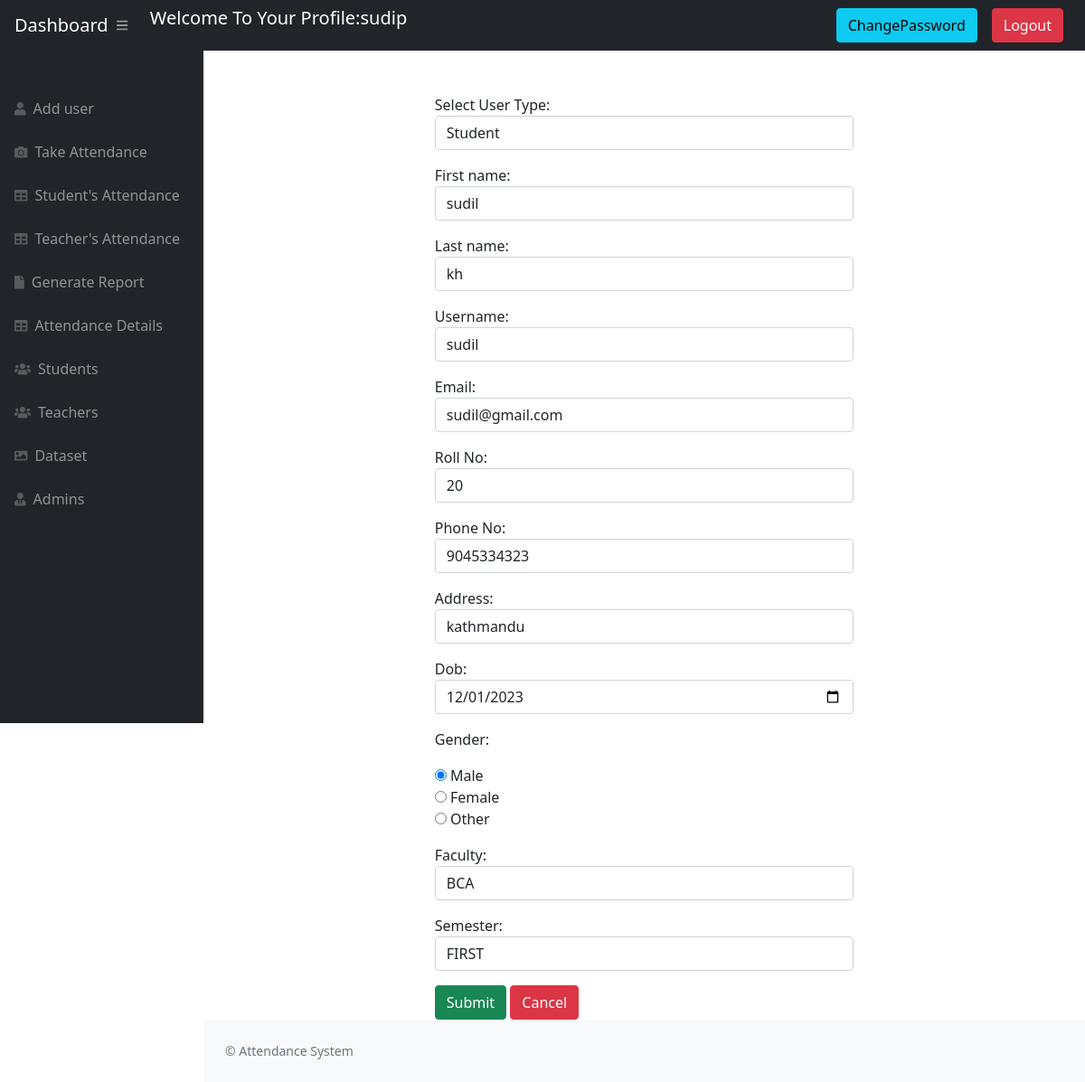
The page /UpdateStudent/39 (signed in) on the database its author committed.
### website/models.py (models this page shows)
class User(AbstractUser):
    USER_TYPE_CHOICES = [
        ('', 'Select User Type'),
        ('student', 'Student'),
        ('teacher', 'Teacher'),
        ('admin', 'Admin'),
    ]
    userType = models.CharField(max_length=10, choices=USER_TYPE_CHOICES)
    roll_num = models.CharField(max_length=10, unique=True)
    email = models.EmailField(unique=True)
    phone = models.CharField(max_length=50)
    address = models.CharField(max_length=50)
    dob = models.CharField(max_length=50)
    gender = models.CharField(max_length=50)
    faculty = models.CharField(max_length=50)
    semester = models.CharField(max_length=50, null=True)

### website/views.py (the view)
# urls.py: path('UpdateStudent/<int:pk>', views.Update_Stdrecord, name='UpdateStudent'),
@login_required(login_url='login_view')
def Update_Stdrecord(request, pk):
    if request.user.userType == 'admin':
        current_record = get_user_model().objects.get(id=pk)
        form = StudentUpdateForm(request.POST or None, instance=current_record)
        if form.is_valid():
            form.save()
            messages.info(request, "Record Updated Successfully .....")
            return redirect('Stdata')
        return render(request, 'Admin/update.html', {'form': form})
    else:
        messages.warning(
            request, "You must be  logged in to update the records")
        return redirect('login_view')

### website/templates/Admin/update.html (shortened to what this page needs)
{% extends 'Admin/admain.html' %}
{% block content %}
<div class="content">
    <div class="container">
      <div class="row justify-content-center">
        <div class="col-md-6 contents">
            <form method="POST">
                {% csrf_token %} {{ form.as_p }}
                <input type="submit" value="Submit" class="btn btn-success" />
                <a href= "{% url 'adminpage'  %}" class =" btn btn-danger ">Cancel</a>
              </form>
        </div>
    </div>
</div>
</div>
{% endblock content %}

### website/templates/Admin/navigation.html (shortened to what this page needs)
<nav class="sb-topnav navbar navbar-expand navbar-dark bg-dark">
  <a class="navbar-brand ps-3" href="{% url 'adminpage' %}"> Dashboard </a>
  <button
    class="btn btn-link btn-sm order-1 order-lg-0 me-4 me-lg-0"
    id="sidebarToggle"
    href="#!"
  >
    <i class="fas fa-bars"></i>
  </button>
  <div class="navbar-brand ps-3">
  <p>  Welcome To Your Profile:{{ request.user.username }} </p></div>
  <div class="navbar-nav ms-auto ms-md-0 me-3 me-lg-3"><a class="btn btn-info" href="{% url 'passwordchange' %}">ChangePassword</a> </div>
  <div class="navbar-nav ms-auto ms-md-0 me-3 me-lg-4"><a class="btn btn-danger" href="{% url 'logout' %}">Logout</a></li> </div>
</nav>

### rows shown on the page
User: user.username "sudip"
User: userType "Student", first_name "sudil", last_name "kh", username "sudil", email "sudil@gmail.com", roll_num "20", phone "9045334323", address "kathmandu", dob "12/01/2023", gender "☑ Male ☐ Female ☐ Other", faculty "BCA", semester "FIRST"
